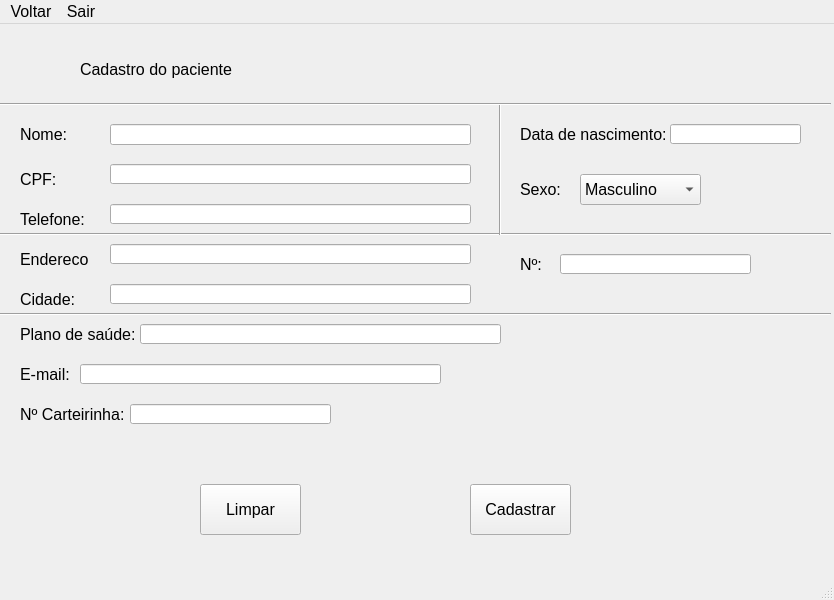
<?xml version="1.0" encoding="UTF-8"?>
<ui version="4.0">
 <class>MainWindow</class>
 <widget class="QMainWindow" name="MainWindow">
  <property name="geometry">
   <rect>
    <x>0</x>
    <y>0</y>
    <width>834</width>
    <height>600</height>
   </rect>
  </property>
  <property name="font">
   <font>
    <family>Arial</family>
    <pointsize>12</pointsize>
   </font>
  </property>
  <property name="windowTitle">
   <string>MainWindow</string>
  </property>
  <widget class="QWidget" name="centralwidget">
   <widget class="QPushButton" name="btncadastrar">
    <property name="geometry">
     <rect>
      <x>470</x>
      <y>460</y>
      <width>101</width>
      <height>51</height>
     </rect>
    </property>
    <property name="styleSheet">
     <string notr="true">font: 75 14pt &quot;Arial&quot;;</string>
    </property>
    <property name="text">
     <string>Cadastrar</string>
    </property>
   </widget>
   <widget class="QLabel" name="label">
    <property name="geometry">
     <rect>
      <x>80</x>
      <y>10</y>
      <width>291</width>
      <height>71</height>
     </rect>
    </property>
    <property name="styleSheet">
     <string notr="true">font: 20pt &quot;MS Shell Dlg 2&quot;;</string>
    </property>
    <property name="text">
     <string>Cadastro do paciente</string>
    </property>
   </widget>
   <widget class="QLineEdit" name="txtnomep">
    <property name="geometry">
     <rect>
      <x>110</x>
      <y>100</y>
      <width>361</width>
      <height>21</height>
     </rect>
    </property>
    <property name="text">
     <string/>
    </property>
   </widget>
   <widget class="QPushButton" name="btnlimpar">
    <property name="geometry">
     <rect>
      <x>200</x>
      <y>460</y>
      <width>101</width>
      <height>51</height>
     </rect>
    </property>
    <property name="styleSheet">
     <string notr="true">font: 75 14pt &quot;Arial&quot;;</string>
    </property>
    <property name="text">
     <string>Limpar</string>
    </property>
   </widget>
   <widget class="QLabel" name="label_2">
    <property name="geometry">
     <rect>
      <x>20</x>
      <y>140</y>
      <width>81</width>
      <height>31</height>
     </rect>
    </property>
    <property name="text">
     <string>CPF:</string>
    </property>
   </widget>
   <widget class="QLabel" name="txtendereco">
    <property name="geometry">
     <rect>
      <x>20</x>
      <y>220</y>
      <width>81</width>
      <height>31</height>
     </rect>
    </property>
    <property name="text">
     <string>Endereco</string>
    </property>
   </widget>
   <widget class="QLabel" name="label_5">
    <property name="geometry">
     <rect>
      <x>20</x>
      <y>290</y>
      <width>121</width>
      <height>41</height>
     </rect>
    </property>
    <property name="text">
     <string>Plano de saúde:</string>
    </property>
   </widget>
   <widget class="QLabel" name="txtnome">
    <property name="geometry">
     <rect>
      <x>20</x>
      <y>90</y>
      <width>91</width>
      <height>41</height>
     </rect>
    </property>
    <property name="text">
     <string>Nome:</string>
    </property>
   </widget>
   <widget class="QLabel" name="label_7">
    <property name="geometry">
     <rect>
      <x>20</x>
      <y>180</y>
      <width>81</width>
      <height>31</height>
     </rect>
    </property>
    <property name="text">
     <string>Telefone:</string>
    </property>
   </widget>
   <widget class="QLineEdit" name="txtenderecop">
    <property name="geometry">
     <rect>
      <x>110</x>
      <y>220</y>
      <width>361</width>
      <height>20</height>
     </rect>
    </property>
   </widget>
   <widget class="QLineEdit" name="txtplanop">
    <property name="geometry">
     <rect>
      <x>140</x>
      <y>300</y>
      <width>361</width>
      <height>20</height>
     </rect>
    </property>
   </widget>
   <widget class="QLineEdit" name="txttelefonep">
    <property name="geometry">
     <rect>
      <x>110</x>
      <y>180</y>
      <width>361</width>
      <height>20</height>
     </rect>
    </property>
   </widget>
   <widget class="QLineEdit" name="txtcpfp">
    <property name="geometry">
     <rect>
      <x>110</x>
      <y>140</y>
      <width>361</width>
      <height>20</height>
     </rect>
    </property>
   </widget>
   <widget class="QLineEdit" name="txtcidade">
    <property name="geometry">
     <rect>
      <x>110</x>
      <y>260</y>
      <width>361</width>
      <height>20</height>
     </rect>
    </property>
   </widget>
   <widget class="QLabel" name="label_4">
    <property name="geometry">
     <rect>
      <x>20</x>
      <y>260</y>
      <width>81</width>
      <height>31</height>
     </rect>
    </property>
    <property name="text">
     <string>Cidade:</string>
    </property>
   </widget>
   <widget class="QLineEdit" name="txtemail">
    <property name="geometry">
     <rect>
      <x>80</x>
      <y>340</y>
      <width>361</width>
      <height>20</height>
     </rect>
    </property>
   </widget>
   <widget class="QLabel" name="label_8">
    <property name="geometry">
     <rect>
      <x>20</x>
      <y>330</y>
      <width>81</width>
      <height>41</height>
     </rect>
    </property>
    <property name="text">
     <string>E-mail:</string>
    </property>
   </widget>
   <widget class="QLabel" name="label_9">
    <property name="geometry">
     <rect>
      <x>520</x>
      <y>100</y>
      <width>151</width>
      <height>21</height>
     </rect>
    </property>
    <property name="text">
     <string>Data de nascimento:</string>
    </property>
   </widget>
   <widget class="QLineEdit" name="txtnumeroc">
    <property name="geometry">
     <rect>
      <x>130</x>
      <y>380</y>
      <width>201</width>
      <height>20</height>
     </rect>
    </property>
   </widget>
   <widget class="QLabel" name="label_10">
    <property name="geometry">
     <rect>
      <x>20</x>
      <y>380</y>
      <width>111</width>
      <height>21</height>
     </rect>
    </property>
    <property name="text">
     <string>Nº Carteirinha:</string>
    </property>
   </widget>
   <widget class="QLineEdit" name="txtnumero">
    <property name="geometry">
     <rect>
      <x>560</x>
      <y>230</y>
      <width>191</width>
      <height>20</height>
     </rect>
    </property>
   </widget>
   <widget class="QLabel" name="label_11">
    <property name="geometry">
     <rect>
      <x>520</x>
      <y>230</y>
      <width>81</width>
      <height>21</height>
     </rect>
    </property>
    <property name="text">
     <string>Nº:</string>
    </property>
   </widget>
   <widget class="QComboBox" name="comboBox">
    <property name="geometry">
     <rect>
      <x>580</x>
      <y>150</y>
      <width>121</width>
      <height>31</height>
     </rect>
    </property>
    <item>
     <property name="text">
      <string>Masculino</string>
     </property>
    </item>
    <item>
     <property name="text">
      <string>Feminino</string>
     </property>
    </item>
   </widget>
   <widget class="QLabel" name="label_12">
    <property name="geometry">
     <rect>
      <x>520</x>
      <y>150</y>
      <width>81</width>
      <height>31</height>
     </rect>
    </property>
    <property name="text">
     <string>Sexo:</string>
    </property>
   </widget>
   <widget class="Line" name="line">
    <property name="geometry">
     <rect>
      <x>0</x>
      <y>190</y>
      <width>831</width>
      <height>41</height>
     </rect>
    </property>
    <property name="orientation">
     <enum>Qt::Horizontal</enum>
    </property>
   </widget>
   <widget class="Line" name="line_2">
    <property name="geometry">
     <rect>
      <x>490</x>
      <y>80</y>
      <width>20</width>
      <height>131</height>
     </rect>
    </property>
    <property name="orientation">
     <enum>Qt::Vertical</enum>
    </property>
   </widget>
   <widget class="Line" name="line_3">
    <property name="geometry">
     <rect>
      <x>0</x>
      <y>60</y>
      <width>831</width>
      <height>41</height>
     </rect>
    </property>
    <property name="orientation">
     <enum>Qt::Horizontal</enum>
    </property>
   </widget>
   <widget class="Line" name="line_4">
    <property name="geometry">
     <rect>
      <x>0</x>
      <y>270</y>
      <width>831</width>
      <height>41</height>
     </rect>
    </property>
    <property name="orientation">
     <enum>Qt::Horizontal</enum>
    </property>
   </widget>
   <widget class="QLineEdit" name="txtdata">
    <property name="geometry">
     <rect>
      <x>670</x>
      <y>100</y>
      <width>131</width>
      <height>20</height>
     </rect>
    </property>
    <property name="font">
     <font>
      <family>Arial</family>
      <pointsize>12</pointsize>
     </font>
    </property>
   </widget>
  </widget>
  <widget class="QMenuBar" name="menubar">
   <property name="geometry">
    <rect>
     <x>0</x>
     <y>0</y>
     <width>834</width>
     <height>21</height>
    </rect>
   </property>
   <widget class="QMenu" name="menucancelar">
    <property name="title">
     <string>Voltar</string>
    </property>
   </widget>
   <widget class="QMenu" name="menuSair">
    <property name="title">
     <string>Sair</string>
    </property>
   </widget>
   <addaction name="menucancelar"/>
   <addaction name="menuSair"/>
  </widget>
  <widget class="QStatusBar" name="statusbar"/>
 </widget>
 <resources/>
 <connections/>
</ui>
